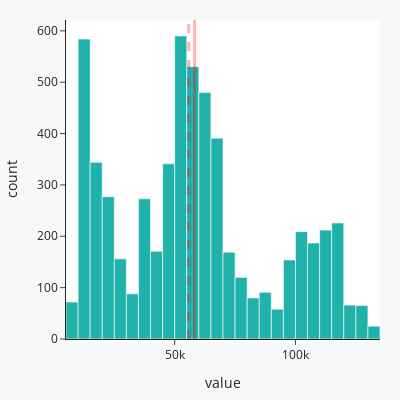

The cell this chart's notebook holds for it:
### Markdown cell above
### Histograma do fechamento diário de IBOV

### Code cell
fig = px.histogram(ibov, color_discrete_sequence=['lightseagreen'])

fig.add_vline(x=np.mean(ibov), line_width=3,  line_color="red")
fig.add_vline(x=np.median(ibov), line_width=3, line_dash="dash", line_color="red")

fig.update_layout(width=400, height=400, template = 'simple_white',
                    paper_bgcolor="#f7f8fa", margin=dict(l=20, r=20, t=20, b=20),
                    showlegend=False)

### Figure 1 — Plotly figure (JSON) as saved in the notebook; plotly's stock layout.template omitted (floating-point values rounded to 4 significant figures; data arrays with more than 128 entries replaced by an {"elided": "..."} marker saying what was removed)
{"data": [{"alignmentgroup": "True", "bingroup": "x", "hovertemplate": "variable=Close<br>value=%{x}<br>count=%{y}<extra></extra>", "legendgroup": "Close", "marker": {"color": "lightseagreen", "pattern": {"shape": ""}}, "name": "Close", "offsetgroup": "Close", "orientation": "v", "showlegend": true, "type": "histogram", "x": {"elided": "5959 int values"}, "xaxis": "x", "yaxis": "y"}], "layout": {"barmode": "relative", "height": 400, "legend": {"title": {"text": "variable"}, "tracegroupgap": 0}, "margin": {"b": 20, "l": 20, "r": 20, "t": 20}, "paper_bgcolor": "#f7f8fa", "shapes": [{"line": {"color": "red", "width": 3}, "type": "line", "x0": 58240.0, "x1": 58240.0, "xref": "x", "y0": 0, "y1": 1, "yref": "y domain"}, {"line": {"color": "red", "dash": "dash", "width": 3}, "type": "line", "x0": 55812, "x1": 55812, "xref": "x", "y0": 0, "y1": 1, "yref": "y domain"}], "showlegend": false, "width": 400, "xaxis": {"anchor": "y", "domain": [0, 1], "title": {"text": "value"}}, "yaxis": {"anchor": "x", "domain": [0, 1], "title": {"text": "count"}}}}
